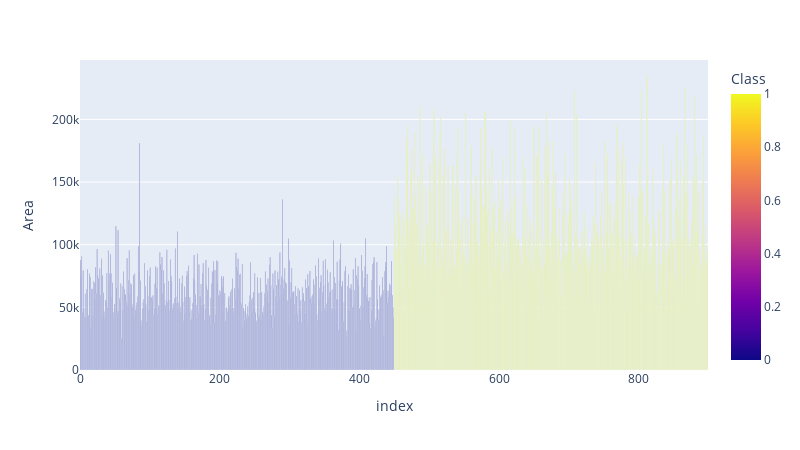

Notebook code for this chart:
### Code cell
fig = px.bar(
    df,
    x=df.index,
    y="Area",
    color="Class",
    color_discrete_map={"Kecimen":'#FF0000',"Besni":'#00FF00'},
    height=450, width=800,
)
fig.show()

### Figure 1 — Plotly figure (JSON) as saved in the notebook; plotly's stock layout.template omitted (floating-point values rounded to 4 significant figures; data arrays with more than 128 entries replaced by an {"elided": "..."} marker saying what was removed)
{"data": [{"alignmentgroup": "True", "hovertemplate": "index=%{x}<br>Area=%{y}<br>Class=%{marker.color}<extra></extra>", "legendgroup": "", "marker": {"color": {"elided": "900 int values"}, "coloraxis": "coloraxis", "pattern": {"shape": ""}}, "name": "", "offsetgroup": "", "orientation": "v", "showlegend": false, "textposition": "auto", "type": "bar", "x": {"elided": "900 int values"}, "xaxis": "x", "y": {"elided": "900 int values"}, "yaxis": "y"}], "layout": {"barmode": "relative", "coloraxis": {"colorbar": {"title": {"text": "Class"}}, "colorscale": [[0, "#0d0887"], [0.1111, "#46039f"], [0.2222, "#7201a8"], [0.3333, "#9c179e"], [0.4444, "#bd3786"], [0.5556, "#d8576b"], [0.6667, "#ed7953"], [0.7778, "#fb9f3a"], [0.8889, "#fdca26"], [1, "#f0f921"]]}, "height": 450, "legend": {"tracegroupgap": 0}, "margin": {"t": 60}, "width": 800, "xaxis": {"anchor": "y", "domain": [0, 1], "title": {"text": "index"}}, "yaxis": {"anchor": "x", "domain": [0, 1], "title": {"text": "Area"}}}}
